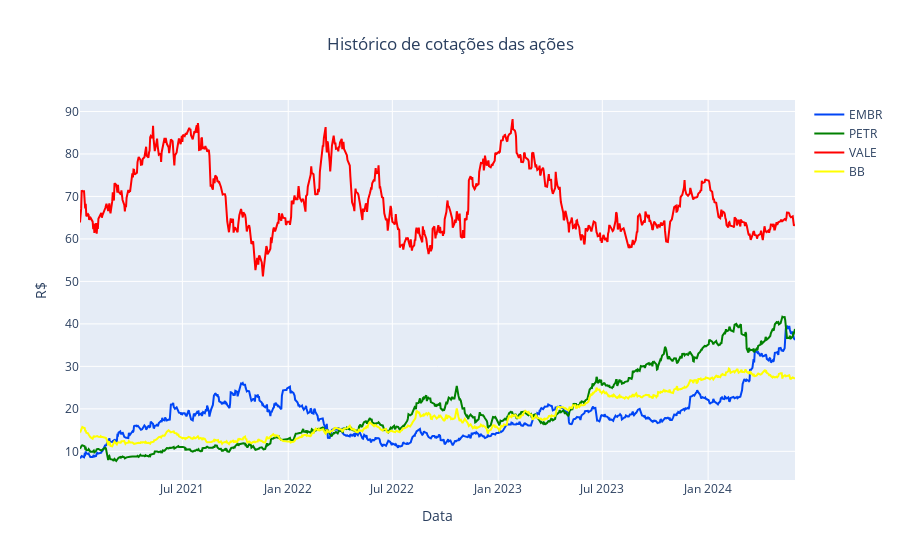

Notebook cell for this chart:
### Markdown cell above
Durante o intervalo de tempo de 2021 até maio de 2024, o gráfico Box Plot e a descrição do df, destacam que a Petrobras e a Vale  tiveram as maiores variações de cotações. Enquanto, os demais tiveram variação mais estáveis e próxima entre si, apesar da Embraer ter tido vários Outliers devido sua alta recente dos preços.

### Code cell
# Criando gráfico das cotações
figura = px.line(title = 'Histórico de cotações das ações')

for i, coluna in enumerate(df.columns):
    figura.add_scatter(x=df.index, y=df[coluna], name=coluna, line=dict(color=cores[i]))


figura.update_layout(
    xaxis_title='Data',
    yaxis_title='R$',
    title_x=0.5
)

figura.show()

### Figure 1 — Plotly figure (JSON) as saved in the notebook; plotly's stock layout.template omitted (floating-point values rounded to 4 significant figures; data arrays with more than 128 entries replaced by an {"elided": "..."} marker saying what was removed)
{"data": [{"hovertemplate": "<extra></extra>", "legendgroup": "", "line": {"color": "#636efa", "dash": "solid"}, "marker": {"symbol": "circle"}, "mode": "lines", "name": "", "orientation": "v", "showlegend": false, "type": "scatter", "xaxis": "x", "yaxis": "y"}, {"line": {"color": "#0045F5"}, "name": "EMBR", "type": "scatter", "x": {"elided": "849 str values"}, "y": {"elided": "849 float values"}}, {"line": {"color": "green"}, "name": "PETR", "type": "scatter", "x": {"elided": "849 str values"}, "y": {"elided": "849 float values"}}, {"line": {"color": "red"}, "name": "VALE", "type": "scatter", "x": {"elided": "849 str values"}, "y": {"elided": "849 float values"}}, {"line": {"color": "yellow"}, "name": "BB", "type": "scatter", "x": {"elided": "849 str values"}, "y": {"elided": "849 float values"}}], "layout": {"legend": {"tracegroupgap": 0}, "title": {"text": "Histórico de cotações das ações", "x": 0.5}, "xaxis": {"anchor": "y", "domain": [0, 1], "title": {"text": "Data"}}, "yaxis": {"anchor": "x", "domain": [0, 1], "title": {"text": "R$"}}}}
